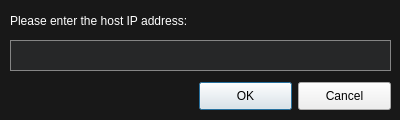
<?xml version="1.0" encoding="UTF-8"?>
<ui version="4.0">
 <class>join_dialog</class>
 <widget class="QDialog" name="join_dialog">
  <property name="geometry">
   <rect>
    <x>0</x>
    <y>0</y>
    <width>400</width>
    <height>120</height>
   </rect>
  </property>
  <property name="windowTitle">
   <string>Join a game!</string>
  </property>
  <property name="styleSheet">
   <string notr="true">QDialog {
background-color: rgb(24, 24, 24);
}
QLabel {
color: white;
}
QMessageBox {
  background-color: rgb(37, 37, 38);
}</string>
  </property>
  <widget class="QLineEdit" name="ip_text">
   <property name="geometry">
    <rect>
     <x>10</x>
     <y>40</y>
     <width>381</width>
     <height>31</height>
    </rect>
   </property>
   <property name="styleSheet">
    <string notr="true">padding: 0 8px;
color: white;
background-color: #262728;
border: 1px solid #858585;</string>
   </property>
  </widget>
  <widget class="QLabel" name="label">
   <property name="geometry">
    <rect>
     <x>10</x>
     <y>10</y>
     <width>381</width>
     <height>21</height>
    </rect>
   </property>
   <property name="text">
    <string>Please enter the host IP address:</string>
   </property>
  </widget>
  <widget class="QPushButton" name="ok_btn">
   <property name="geometry">
    <rect>
     <x>199</x>
     <y>82</y>
     <width>93</width>
     <height>28</height>
    </rect>
   </property>
   <property name="text">
    <string>OK</string>
   </property>
  </widget>
  <widget class="QPushButton" name="cancel_btn">
   <property name="geometry">
    <rect>
     <x>298</x>
     <y>82</y>
     <width>93</width>
     <height>28</height>
    </rect>
   </property>
   <property name="text">
    <string>Cancel</string>
   </property>
  </widget>
 </widget>
 <resources/>
 <connections/>
</ui>
